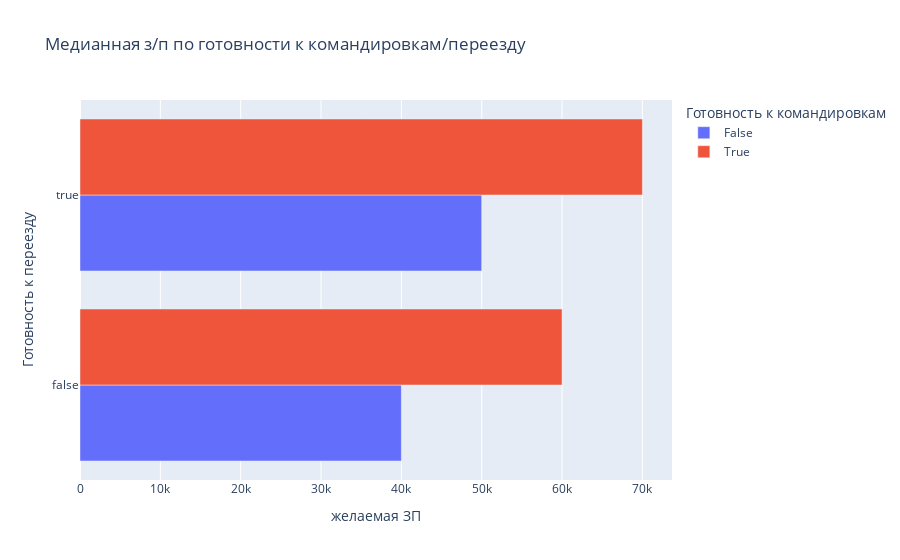

Notebook code cell kept with this figure:
### Markdown cell above
6. Постройте **многоуровневую столбчатую диаграмму**, которая показывает зависимость медианной заработной платы (**"ЗП (руб)"**) от признаков **"Готовность к переезду"** и **"Готовность к командировкам"**. Проанализируйте график, сравнив уровень заработной платы в категориях.

### Code cell
bar_data = data_hh_work.groupby(
    ['Готовность к командировкам', 'Готовность к переезду'],
    as_index=False
)['желаемая ЗП'].median()
display(bar_data)

fig = px.bar(
    data_frame=bar_data,
    y='Готовность к переезду',
    x='желаемая ЗП',
    barmode="group",
    color='Готовность к командировкам',
    orientation='h',
    title='Медианная з/п по готовности к командировкам/переезду'
)
fig.show()

### Figure 1 — Plotly figure (JSON) as saved in the notebook; plotly's stock layout.template omitted (floating-point values rounded to 4 significant figures)
{"data": [{"alignmentgroup": "True", "hovertemplate": "Готовность к командировкам=False<br>желаемая ЗП=%{x}<br>Готовность к переезду=%{y}<extra></extra>", "legendgroup": "False", "marker": {"color": "#636efa", "pattern": {"shape": ""}}, "name": "False", "offsetgroup": "False", "orientation": "h", "showlegend": true, "textposition": "auto", "type": "bar", "x": [40000, 50000], "xaxis": "x", "y": [false, true], "yaxis": "y"}, {"alignmentgroup": "True", "hovertemplate": "Готовность к командировкам=True<br>желаемая ЗП=%{x}<br>Готовность к переезду=%{y}<extra></extra>", "legendgroup": "True", "marker": {"color": "#EF553B", "pattern": {"shape": ""}}, "name": "True", "offsetgroup": "True", "orientation": "h", "showlegend": true, "textposition": "auto", "type": "bar", "x": [60000, 70000], "xaxis": "x", "y": [false, true], "yaxis": "y"}], "layout": {"barmode": "group", "legend": {"title": {"text": "Готовность к командировкам"}, "tracegroupgap": 0}, "title": {"text": "Медианная з/п по готовности к командировкам/переезду"}, "xaxis": {"anchor": "y", "domain": [0, 1], "title": {"text": "желаемая ЗП"}}, "yaxis": {"anchor": "x", "domain": [0, 1], "title": {"text": "Готовность к переезду"}}}}
